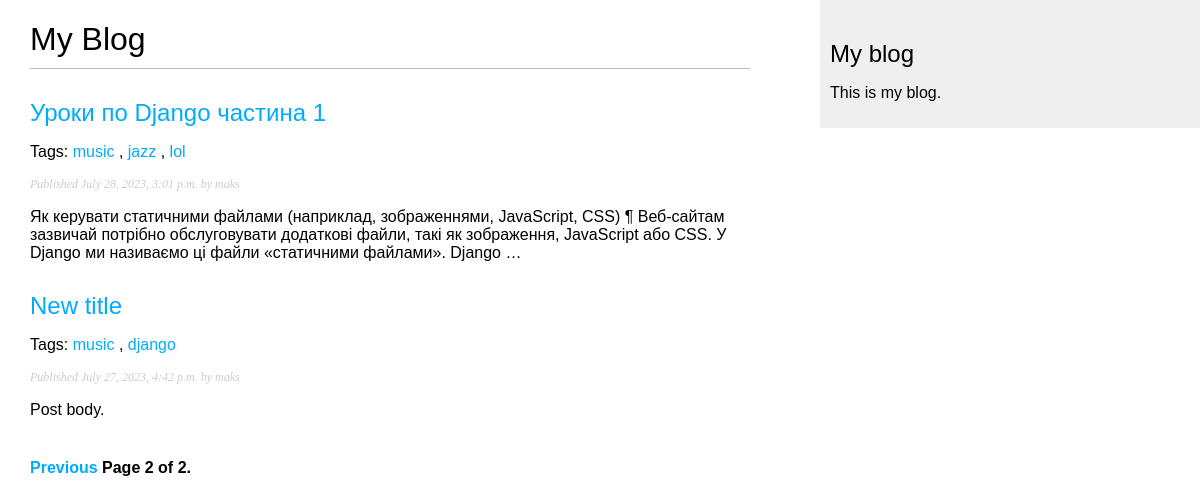
Screenshot of /blog/?page=2 with the database file from the repository.
### blog/models.py (models this page shows, shortened)
class Post(models.Model):
    class Status(models.TextChoices):
        DRAFT = ("DF","Draft")
        PUBLISHED = ("PB","Published")
    title = models.CharField(max_length=250)
    slug = models.SlugField(max_length=250,unique_for_date='publish')
    author = models.ForeignKey(User,on_delete=models.CASCADE,related_name="blog_posts")
    body = models.TextField()
    publish = models.DateTimeField(default=timezone.now)
    created = models.DateTimeField(auto_now_add=True)
    updated = models.DateTimeField(auto_now=True)
    status = models.CharField(max_length=2,choices=Status.choices,default=Status.DRAFT)
    tags = TaggableManager()
    objects = models.Manager()
    published = PublishedManager()
    class Meta:
        ordering = ['-publish']
        indexes = [
            models.Index(fields=['-publish']),
        ]
    def get_absolute_url(self):
        return reverse('blog:post_detail',
                    args=[self.publish.year,
                          self.publish.month,
                          self.publish.day,
                          self.slug])

### blog/views.py (the view)
# urls.py: path('', views.post_list, name='post_list'),
def post_list(request,tag_slug=None):
    post_list = Post.published.all()
    tag = None
    if tag_slug:
        tag = get_object_or_404(Tag, slug=tag_slug)
        post_list = post_list.filter(tags__in=[tag])
    paginator = Paginator(post_list,3)
    page_number = request.GET.get('page',1)
    try:
        posts = paginator.page(page_number)
    except PageNotAnInteger:
        posts = paginator.page(1)
    except EmptyPage:
        posts = paginator.page(paginator.num_pages)
    return render(request,'blog/post/list.html',{"posts":posts,"tag":tag})

### blog/models.py (called while the page is built)
    def get_queryset(self):
        return super().get_queryset().filter(status=Post.Status.PUBLISHED)

### blog/templates/blog/post/list.html (shortened to what this page needs)
{% extends "blog/base.html" %}
{% block content %}
<h1>My Blog</h1>
{% for post in posts %}
<h2>
    <a href="{{ post.get_absolute_url }}">
        {{ post.title }}
    </a>
</h2>
<p class="tags">
    Tags:
    {% for tag in post.tags.all %}
    <a href="{% url "blog:post_list_by_tag" tag.slug %}">
        {{ tag.name }}
    </a>
    {% if not forloop.last %}, {% endif %}
    {% endfor %}
</p>
<p class="date">
    Published {{ post.publish }} by {{ post.author }}
</p>
{{ post.body|truncatewords:30|linebreaks }}
{% endfor %}
{% include "pagination.html" with page=posts %}
{% endblock %}

### blog/templates/blog/base.html (shortened to what this page needs)
{% load static %}
<!DOCTYPE html>
<html>
<head>
    <link href="{% static "/css/blog.css" %}" rel="stylesheet">
</head>
<body>
    <div id="content">
        {% block content %}
        {% endblock %}
    </div>
    <div id="sidebar">
        <h2>My blog</h2>
        <p>This is my blog.</p>
    </div>
</body>
</html>

### blog/templates/pagination.html (shortened to what this page needs)
<div class="pagination">
    <span class="step-links">
        {% if page.has_previous %}
        <a href="?page={{ page.previous_page_number }}">Previous</a>
        {% endif %}
        <span class="current">
            Page {{ page.number }} of {{ page.paginator.num_pages }}.
        </span>
    </span>
</div>

### blog/static/css/blog.css (style rules this page uses)
body { margin:0; padding:0; font-family:helvetica, sans-serif; }
a { color:#00abff; text-decoration:none; }
h1 { font-weight:normal; border-bottom:1px solid #bbb; padding:0 0 10px 0; }
h2 { font-weight:normal; margin:30px 0 0; }
#content { float:left; width:60%; padding:0 0 0 30px; }
#sidebar { float:right; width:30%; padding:10px; background:#efefef; height:100%; }
p.date { color:#ccc; font-family: georgia, serif; font-size: 12px; font-style: italic; }
.pagination { margin:40px 0; font-weight:bold; }

### rows the page displays
Post: title "Уроки по Django частина 1", publish "July 28, 2023, 3:01 p.m.", author "maks", body "Як керувати статичними файлами (наприклад, зображеннями, JavaScript, CSS) ¶ Веб-сайтам зазвичай потрібно обслуговувати додаткові файли, такі як зображення, JavaScript або CSS. У Django ми називаємо ці файли «статичними файлами». Django …"
Tag: name "music"
Tag: name "jazz"
Tag: name "lol"
Post: title "New title", publish "July 27, 2023, 4:42 p.m.", author "maks", body "Post body."
Tag: name "django"

### other values shown
{{ page.number }} "2"
{{ page.paginator.num_pages }} "2"
